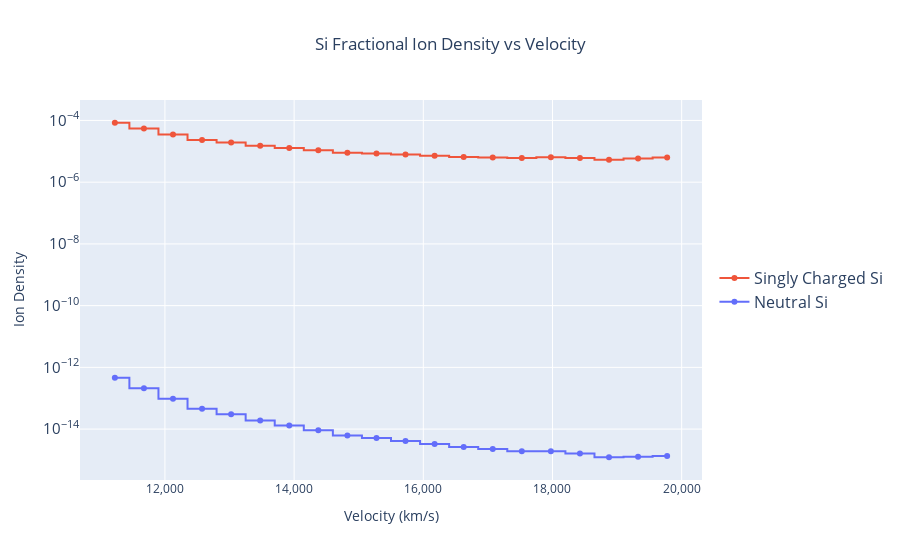

The code cell stored with this chart in its notebook:
### Markdown cell above
# Plotly Plots

### Code cell
import plotly.graph_objects as go
import plotly.express as px

fig = go.Figure()

# Set custom text for hover tooltip
text = [f'Shell no.: {i}' for i in range(len(middle_velocities))]
hovertemplate = 'Ion charge: 0<br>Velocity: %{x:.0f}<br>Density: %{y}<br>%{text}'

# Add plots for each ion
for ion_info in ions_to_plot:
    fig.add_trace(go.Scatter(x=middle_velocities, y=si_ion_densities[ion_info["charge"]] / total_si_densities,
                             name=ion_info["label"],
                             line_shape='hvh', hovertemplate=hovertemplate, text=text))

# Update fig layout and metadata
fig.update_yaxes(type="log", exponentformat="power", title="Ion Density")
fig.update_xaxes(exponentformat="none", title="Velocity (km/s)")
fig.update_traces(mode="lines+markers")
fig.update_layout(title_text="Si Fractional Ion Density vs Velocity", title_x=0.5,
                  legend=dict(y=0.5, traceorder="reversed", font_size=16))

fig.show()

# # Only uncomment if you want to render image on github/nbviewer
# import plotly.io as pio
# png_renderer = pio.renderers["png"]
# png_renderer.width = 1500
# png_renderer.height = 700
# fig.show("png")

### Figure 1 — Plotly figure (JSON) as saved in the notebook; plotly's stock layout.template omitted (floating-point values rounded to 4 significant figures)
{"data": [{"hovertemplate": "Ion charge: 0<br>Velocity: %{x:.0f}<br>Density: %{y}<br>%{text}", "line": {"shape": "hvh"}, "mode": "lines+markers", "name": "Neutral Si", "text": ["Shell no.: 0", "Shell no.: 1", "Shell no.: 2", "Shell no.: 3", "Shell no.: 4", "Shell no.: 5", "Shell no.: 6", "Shell no.: 7", "Shell no.: 8", "Shell no.: 9", "Shell no.: 10", "Shell no.: 11", "Shell no.: 12", "Shell no.: 13", "Shell no.: 14", "Shell no.: 15", "Shell no.: 16", "Shell no.: 17", "Shell no.: 18", "Shell no.: 19"], "type": "scatter", "x": [11225, 11675, 12125, 12575, 13025, 13475, 13925, 14375, 14825, 15275, 15725, 16175, 16625, 17075, 17525, 17975, 18425, 18875, 19325, 19775], "y": [4.648e-13, 2.118e-13, 9.603e-14, 4.537e-14, 3.056e-14, 1.91e-14, 1.312e-14, 9.105e-15, 6.206e-15, 5.134e-15, 4.154e-15, 3.317e-15, 2.624e-15, 2.254e-15, 1.92e-15, 1.907e-15, 1.633e-15, 1.224e-15, 1.277e-15, 1.345e-15]}, {"hovertemplate": "Ion charge: 0<br>Velocity: %{x:.0f}<br>Density: %{y}<br>%{text}", "line": {"shape": "hvh"}, "mode": "lines+markers", "name": "Singly Charged Si", "text": ["Shell no.: 0", "Shell no.: 1", "Shell no.: 2", "Shell no.: 3", "Shell no.: 4", "Shell no.: 5", "Shell no.: 6", "Shell no.: 7", "Shell no.: 8", "Shell no.: 9", "Shell no.: 10", "Shell no.: 11", "Shell no.: 12", "Shell no.: 13", "Shell no.: 14", "Shell no.: 15", "Shell no.: 16", "Shell no.: 17", "Shell no.: 18", "Shell no.: 19"], "type": "scatter", "x": [11225, 11675, 12125, 12575, 13025, 13475, 13925, 14375, 14825, 15275, 15725, 16175, 16625, 17075, 17525, 17975, 18425, 18875, 19325, 19775], "y": [8.422e-05, 5.458e-05, 3.511e-05, 2.312e-05, 1.927e-05, 1.522e-05, 1.278e-05, 1.078e-05, 8.957e-06, 8.472e-06, 7.875e-06, 7.24e-06, 6.601e-06, 6.352e-06, 6.066e-06, 6.414e-06, 6.125e-06, 5.344e-06, 5.809e-06, 6.345e-06]}], "layout": {"legend": {"font": {"size": 16}, "traceorder": "reversed", "y": 0.5}, "title": {"text": "Si Fractional Ion Density vs Velocity", "x": 0.5}, "xaxis": {"exponentformat": "none", "title": {"text": "Velocity (km/s)"}}, "yaxis": {"exponentformat": "power", "title": {"text": "Ion Density"}, "type": "log"}}}
